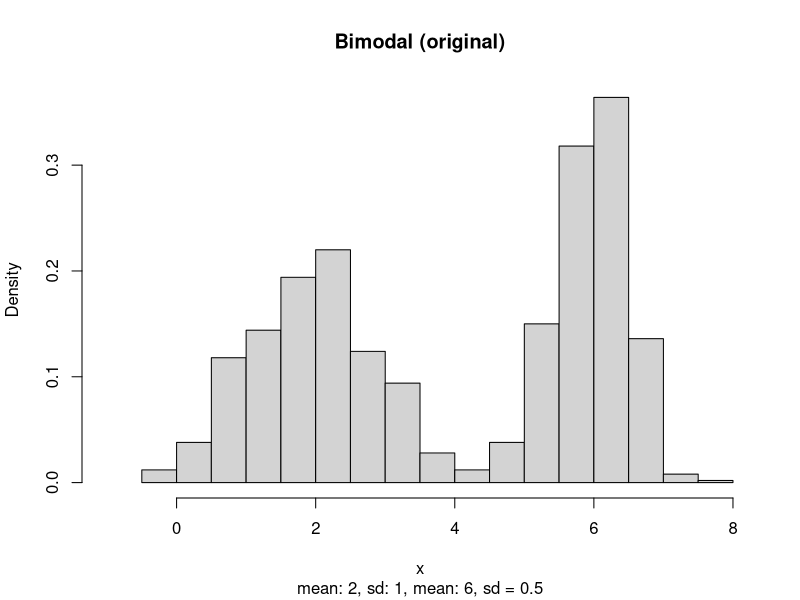
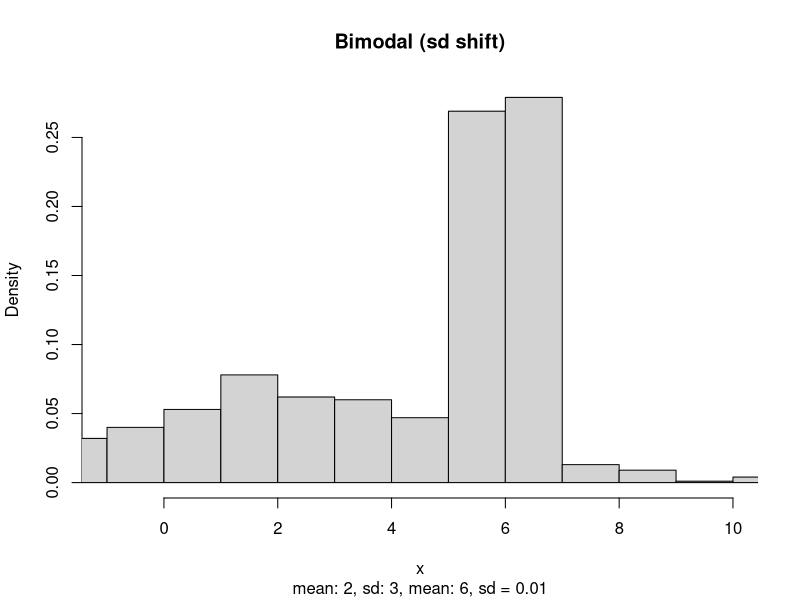
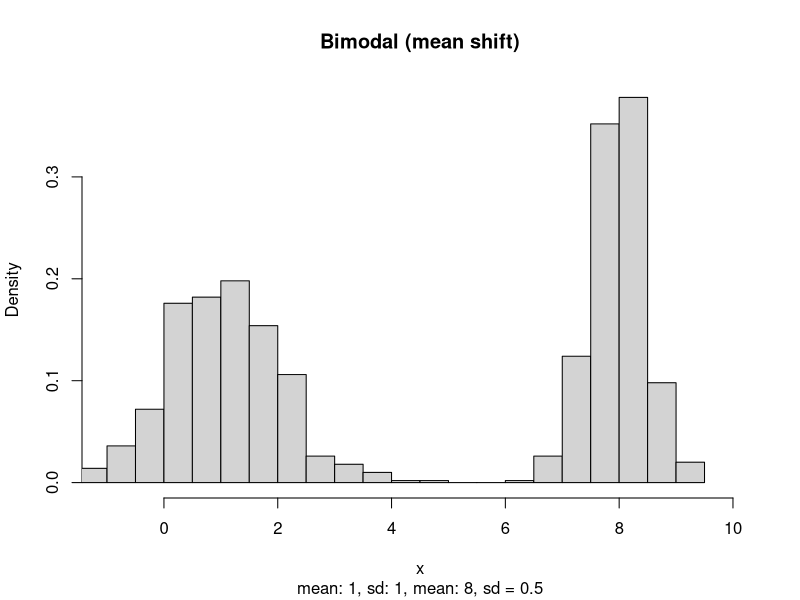
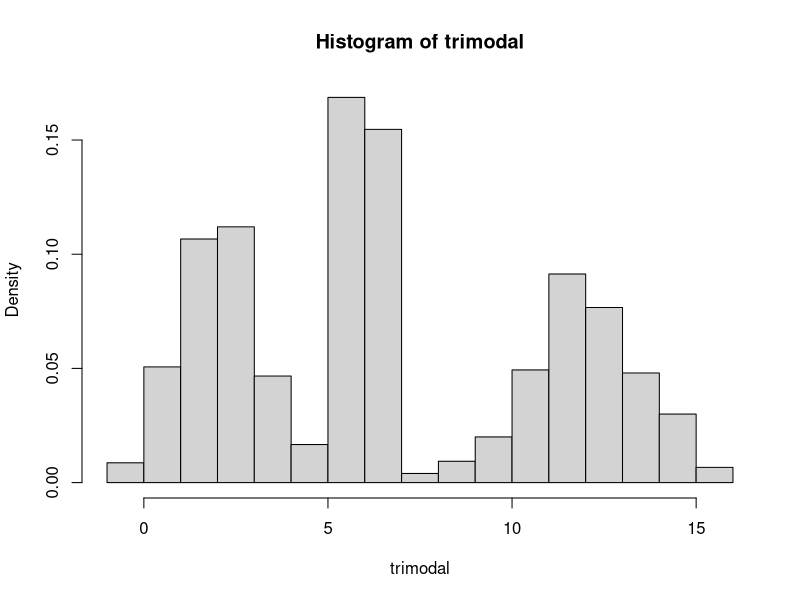
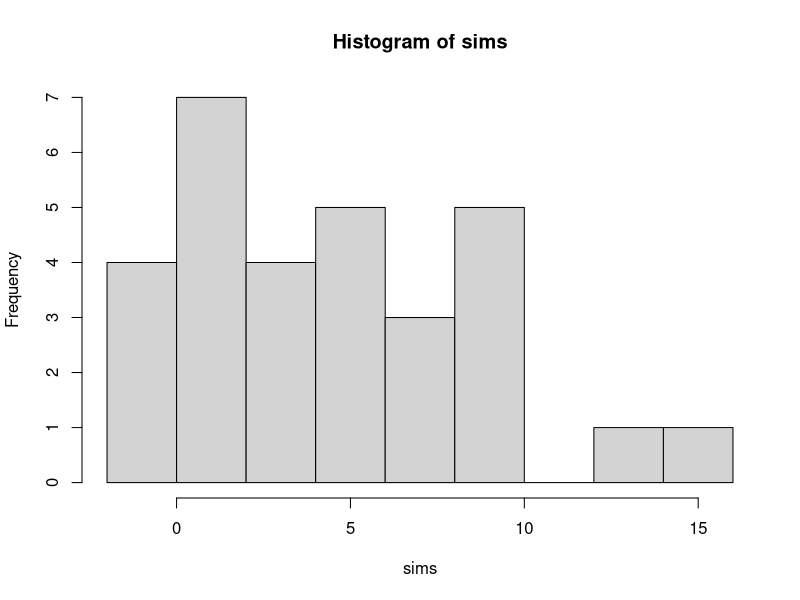
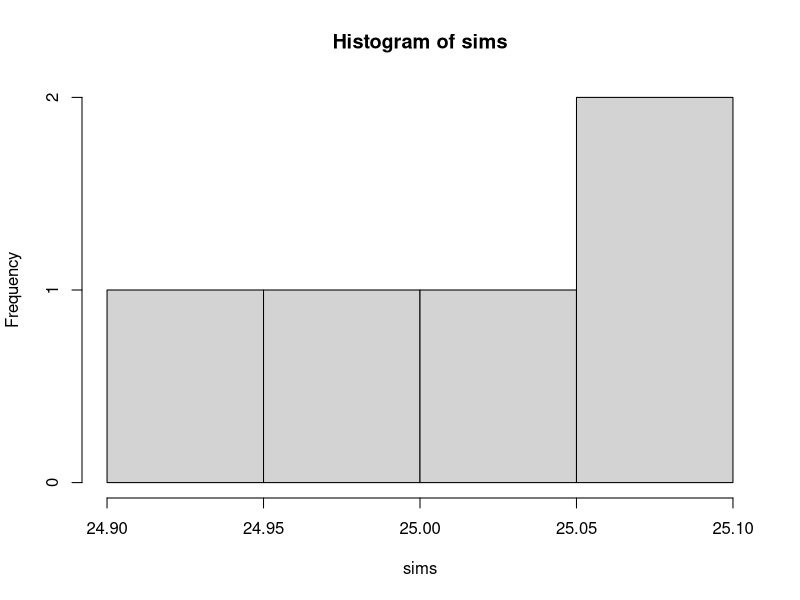

These charts were generated, in order, by the following R code:
## ---- chunk 1
knitr::opts_chunk$set(echo = FALSE)
library(truncnorm)
rm(list = ls())
set.seed(4289)
## ---- chunk 2

x <- c(rtruncnorm(500, a=-Inf, b=Inf, mean=2, sd=1),
       rtruncnorm(500, a=-Inf, b=Inf, mean=6, sd=0.5)) 

# Summary
mean(x)
sd(x)
hist(x,breaks=18, freq=FALSE, xlim=c(-1,8),
     main = "Bimodal (original)",
     sub = "mean: 2, sd: 1, mean: 6, sd = 0.5")
## ---- chunk 3

x <- c(rtruncnorm(500, a=-Inf, b=Inf, mean=2, sd=3),
       rtruncnorm(500, a=-Inf, b=Inf, mean=6, sd=0.01))
mean(x)
sd(x)
hist(x, breaks = 18, freq = FALSE, xlim = c(-1,10),
     main = "Bimodal (sd shift)",
     sub = "mean: 2, sd: 3, mean: 6, sd = 0.01")
## ---- chunk 4
x <- c(rtruncnorm(500, a=-Inf, b=Inf, mean=1, sd=1),
       rtruncnorm(500, a=-Inf, b=Inf, mean=8, sd=0.5))
mean(x)
sd(x)
hist(x, breaks = 18, freq = FALSE, xlim = c(-1,10),
     main = "Bimodal (mean shift)",
     sub = "mean: 1, sd: 1, mean: 8, sd = 0.5")
## ---- chunk 5
trimodal <- c(rtruncnorm(500, a = -Inf, b = Inf, mean = 2, sd = 1),
              rtruncnorm(500, a = -Inf, b = Inf, mean = 6, sd = 0.5),
              rtruncnorm(500, a = -Inf, b = Inf, mean = 12, sd = 1.5))

hist(trimodal, freq = FALSE, breaks = 18)
## ---- chunk 6
x <- c(rtruncnorm(500, a=-Inf, b=Inf, mean=2, sd=1),
       rtruncnorm(500, a=-Inf, b=Inf, mean=6, sd=0.5)) 

nn <- length(x)
e <- rnorm(nn, 0, 3)
y <- 2*x+e

cor(x,y)
## ---- chunk 7
x <- c(rtruncnorm(500, a=-Inf, b=Inf, mean=2, sd=50),
       rtruncnorm(500, a=-Inf, b=Inf, mean=6, sd=50)) 

nn <- length(x)
e <- rnorm(nn, 0, 3)
y <- 2*x+e

cor(x,y)
## ---- chunk 8
# observations per peak
nn <- 3
# no. of runs
runs <- 30

# function
bimodal.run <- function() {
  x <- c(rtruncnorm(nn, a = -Inf, b = Inf, mean = 2, sd = 10),
         rtruncnorm(nn, a = -Inf, b = Inf, mean = 8, sd = 10))
  e <- rnorm(nn,0,3)
  y <- 2*x+e
  mean.x <- mean(x)
  return(mean.x)
}
sims <- replicate(runs, bimodal.run())

hist(sims)


## ---- chunk 9
# observations per peak
nn <- 5000
# no. of runs
runs <- 5


# function
bimodal.run <- function() {
  x <<- c(rtruncnorm(nn, a = -Inf, b = Inf, mean = 0, sd = 10),
         rtruncnorm(nn, a = -Inf, b = Inf, mean = 50, sd = 10))
  e <- rnorm(nn,0,3)
  y <- 2*x+e
  mean.x <- mean(x)
  return(mean.x)
}
sims <- replicate(runs, bimodal.run())

hist(sims)
